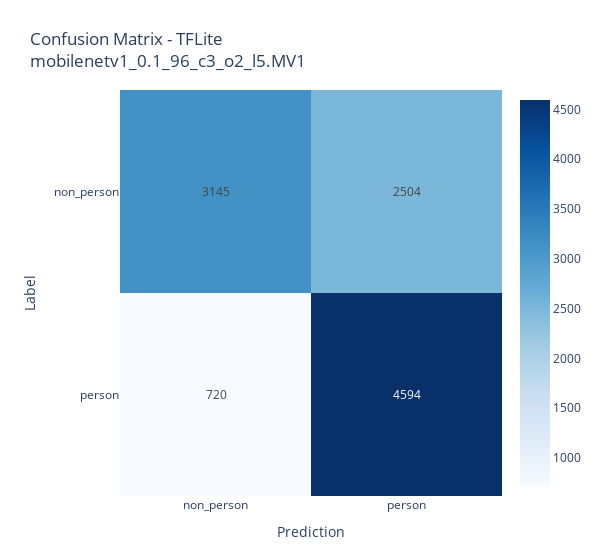

Source (notebook cell):
### Code cell
def plotly_confusion_matrix(confusion_matrix, title=""):
    global model_name
    fig = go.Figure(data=go.Heatmap(
                    z=confusion_matrix,
                    x=class_names,
                    y=class_names,
                    colorscale="Blues",
                    hoverongaps = False),
                    )
    fig.update_traces(text=confusion_mtx_tflite, texttemplate="%{text}", hovertemplate=None)
    #fig.update_layout(title=go.layout.Title(text=f'TFLite Confusion Matrix {title}'),
    fig.update_layout(title=go.layout.Title(text=f'Confusion Matrix - {title}<br>{model_name}'),
                                xaxis_title='Prediction',
                                yaxis_title='Label',
                                height=550,
                                width=600,
                                margin=dict(l=120, r=20, t=90, b=20),
                                )
    fig.update_yaxes(autorange="reversed")
    fig.show()
    return fig

confusion_matrix_tflite = plotly_confusion_matrix(confusion_mtx_tflite, title="TFLite")

### Figure 1 — Plotly figure (JSON) as saved in the notebook; plotly's stock layout.template omitted (floating-point values rounded to 4 significant figures)
{"data": [{"colorscale": [[0, "rgb(247,251,255)"], [0.125, "rgb(222,235,247)"], [0.25, "rgb(198,219,239)"], [0.375, "rgb(158,202,225)"], [0.5, "rgb(107,174,214)"], [0.625, "rgb(66,146,198)"], [0.75, "rgb(33,113,181)"], [0.875, "rgb(8,81,156)"], [1, "rgb(8,48,107)"]], "hoverongaps": false, "text": [[3145, 2504], [720, 4594]], "texttemplate": "%{text}", "type": "heatmap", "x": ["non_person", "person"], "y": ["non_person", "person"], "z": [[3145, 2504], [720, 4594]]}], "layout": {"height": 550, "margin": {"b": 20, "l": 120, "r": 20, "t": 90}, "title": {"text": "Confusion Matrix - TFLite<br>mobilenetv1_0.1_96_c3_o2_l5.MV1"}, "width": 600, "xaxis": {"title": {"text": "Prediction"}}, "yaxis": {"autorange": "reversed", "title": {"text": "Label"}}}}
